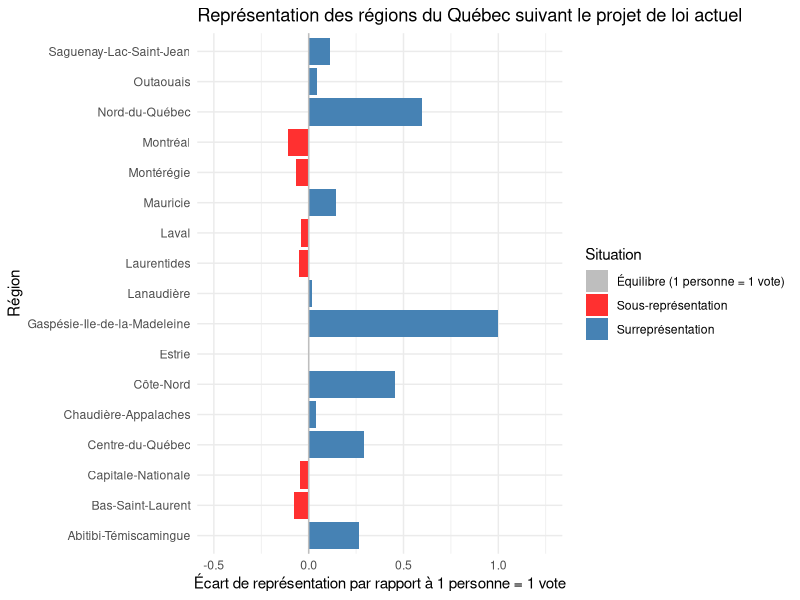

Reproduce this figure in R.
# Les données viennent de https://ici.radio-canada.ca/nouvelle/1484171/reforme-mode-scrutin-montreal-regions-quebec-politique
data <- data.frame(region = c("Gaspésie-Ile-de-la-Madeleine", 
                              "Bas-Saint-Laurent", 
                              "Chaudière-Appalaches",
                              "Centre-du-Québec", 
                              "Estrie", "Montérégie", 
                              "Montréal", 
                              "Laval", 
                              "Saguenay-Lac-Saint-Jean",
                              "Côte-Nord", 
                              "Capitale-Nationale", 
                              "Mauricie", 
                              "Lanaudière", 
                              "Laurentides", 
                              "Outaouais",
                              "Abitibi-Témiscamingue", 
                              "Nord-du-Québec"),
                   prop_elec = c(1.2, 2.6, 5.4, 3.1, 4, 
                                 18.9, 21.5, 5, 3.6, 1.1, 
                                 9.2, 3.5, 6.3, 7.6, 4.6,  1.9, 0.5),
                   prop_sieges = c(2.4, 2.4, 5.6, 4, 4,
                                   17.6, 19.2, 4.8, 4, 1.6, 
                                   8.8, 4, 6.4, 7.2, 4.8, 2.4, 0.8)
)

data$unvote <- (data$prop_sieges / data$prop_elec) -1
data$situation <- ifelse(data$unvote > 0 , "Surreprésentation", 
                         ifelse(data$unvote == 0, "Équilibre (1 personne = 1 vote)",
                                "Sous-représentation"))

library(ggplot2)

fig <- ggplot(data=data, aes(y=unvote, x=region)) +
          geom_bar(stat = "identity", aes(fill = situation)) + 
          scale_x_discrete(limits = rev(levels(data$region))) +
          coord_flip() +
          ggtitle("Représentation des régions du Québec suivant le projet de loi actuel") +
          ylab("Écart de représentation par rapport à 1 personne = 1 vote") +
          xlab("Région") +
          geom_hline(aes(yintercept = 0), colour = "grey") +
          scale_fill_manual("Situation", values=c("grey", "firebrick1", "steelblue")) +
          ylim(-0.5, 1.25) +
          theme_minimal()

ggsave("fig.jpg", fig, width = 20, height = 10, units = "cm")
